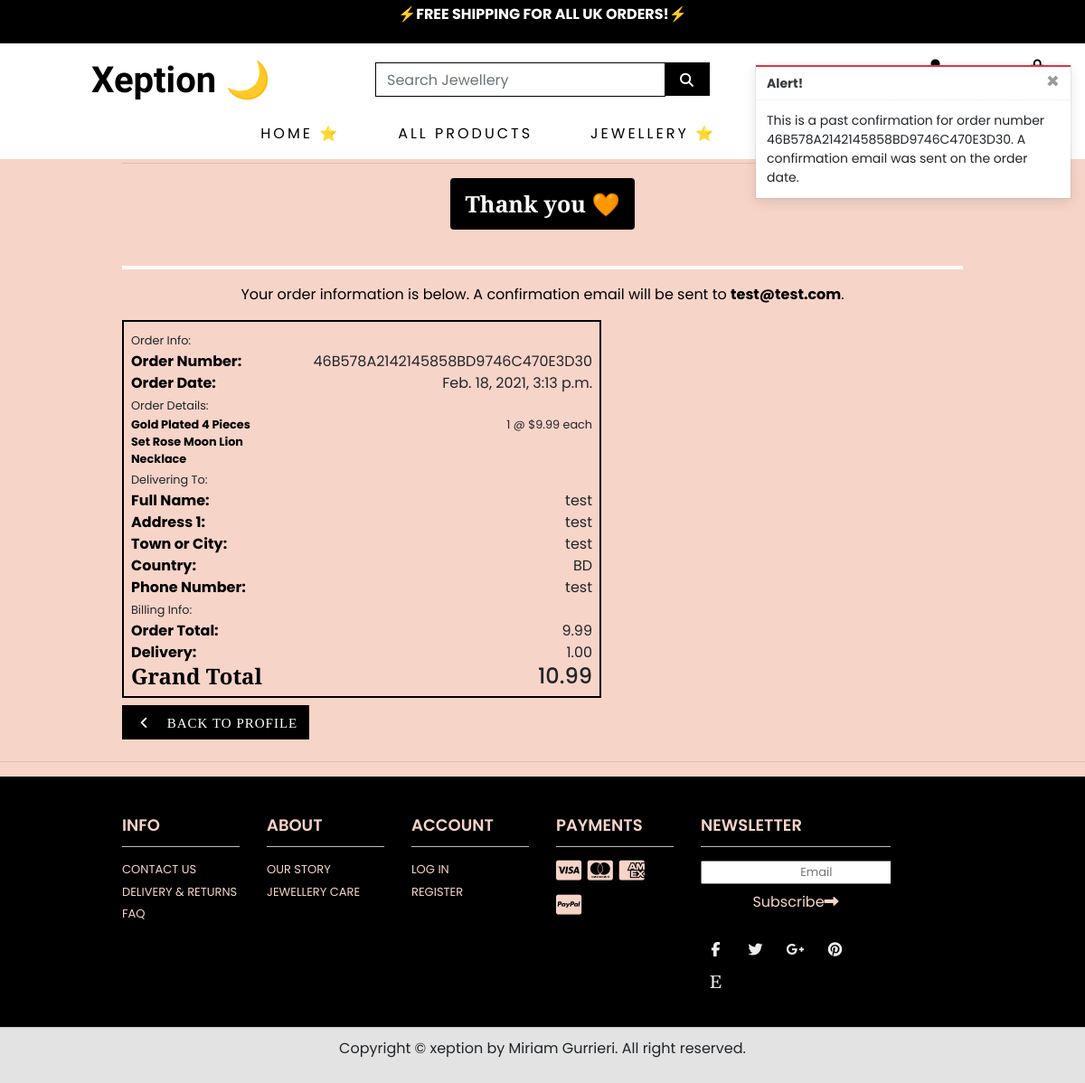
/profile/order_history/46B578A2142145858BD9746C470E3D30, run on the app's committed database.
### checkout/models.py (models this page shows, shortened)
class Order(models.Model):
    order_number = models.CharField(max_length=32, null=False, editable=False)
    user_profile = models.ForeignKey(UserProfile, on_delete=models.SET_NULL,
                                     null=True, blank=True, related_name='orders')
    full_name = models.CharField(max_length=50, null=False, blank=False)
    email = models.EmailField(max_length=254, null=False, blank=False)
    phone_number = models.CharField(max_length=20, null=False, blank=False)
    country = CountryField(blank_label='Country *', null=False, blank=False)
    postcode = models.CharField(max_length=20, null=True, blank=True)
    town_or_city = models.CharField(max_length=40, null=False, blank=False)
    street_address1 = models.CharField(max_length=80, null=False, blank=False)
    street_address2 = models.CharField(max_length=80, null=True, blank=True)
    county = models.CharField(max_length=80, null=True, blank=True)
    date = models.DateTimeField(auto_now_add=True)
    delivery_cost = models.DecimalField(max_digits=6, decimal_places=2, null=False, default=0)
    order_total = models.DecimalField(max_digits=10, decimal_places=2, null=False, default=0)
    grand_total = models.DecimalField(max_digits=10, decimal_places=2, null=False, default=0)
    original_bag = models.TextField(null=False, blank=False, default='')
    stripe_pid = models.CharField(max_length=254, null=False, blank=False, default='')

class OrderLineItem(models.Model):
    order = models.ForeignKey(Order, null=False, blank=False, on_delete=models.CASCADE, related_name='lineitems')
    product = models.ForeignKey(Product, null=False, blank=False, on_delete=models.CASCADE)
    quantity = models.IntegerField(null=False, blank=False, default=0)
    lineitem_total = models.DecimalField(max_digits=6, decimal_places=2, null=False, blank=False, editable=False)

### products/models.py (models this page shows, shortened)
class Product(models.Model):
    category = models.ForeignKey('Category', null=True, blank=True, on_delete=models.SET_NULL)
    sku = models.CharField(max_length=254, null=True, blank=True)
    name = models.CharField(max_length=254)
    description = models.TextField()
    price = models.DecimalField(max_digits=6, decimal_places=2)
    rating = models.DecimalField(max_digits=6, decimal_places=2, null=True, blank=True)
    image_url = models.URLField(max_length=1024, null=True, blank=True)
    image = models.ImageField(null=True, blank=True)

### profiles/views.py (the view)
# urls.py: path('order_history/<order_number>', views.order_history, name='order_history'),
def order_history(request, order_number):
    order = get_object_or_404(Order, order_number=order_number)
    messages.info(request, (
        f'This is a past confirmation for order number {order_number}. '
        'A confirmation email was sent on the order date.'
    ))
    template = 'checkout/checkout_success.html'
    context = {
        'order': order,
        'from_profile': True,
    }
    return render(request, template, context)

### bag/contexts.py (called while the page is built, shortened)
def bag_contents(request):
    bag_items = []
    total = 0
    product_count = 0
    bag = request.session.get('bag', {})
    if total < settings.FREE_DELIVERY_THRESHOLD:
        delivery = total * Decimal(settings.STANDARD_DELIVERY_PERCENTAGE / 100)
        free_delivery_delta = settings.FREE_DELIVERY_THRESHOLD - total
    else:
        delivery = 0
        free_delivery_delta = 0
    grand_total = delivery + total
    context = {
        'bag_items': bag_items,
        'total': total,
        'product_count': product_count,
        'delivery': delivery,
        'free_delivery_delta': free_delivery_delta,
        'free_delivery_threshold': settings.FREE_DELIVERY_THRESHOLD,
        'grand_total': grand_total,
    }
    return context

### checkout/templates/checkout/checkout_success.html (shortened to what this page needs)
{% extends "base.html" %}
{% load static %}
{% block extra_css %}
    <link rel="stylesheet" href="{% static 'checkout/css/checkout.css' %}">
{% endblock %}
{% block page_header %}
    <div class="container header-container">
    </div>
{% endblock %}
{% block content %}
    <div class="overlay"></div>
    <div class="container">
        <div class="row">
            <div class="col text-center">
                <hr>
                <a class="category-badge text-decoration-none ">
                        <span class="p-3 mb-4 logo-font badge badge-white text-white bg-black text-center" style="font-size: 25px; font-family: 'Prata', serif;">Thank you &#129505;</span>
                    </a>
                <hr style="border: 2px white solid;">
                <p class="text-black">Your order information is below. A confirmation email will be sent to <strong>{{ order.email }}</strong>.</p>
            </div>
        </div>
        <div class="row">
            <div class="col-12 col-lg-7">
                <div class="order-confirmation-wrapper p-2" style="border: 2px solid black;">
                    <div class="row">
                        <div class="col">
                            <small>Order Info:</small>
                        </div>
                    </div>
                    <div class="row">
                        <div class="col-12 col-md-4">
                            <p class="mb-0 text-black font-weight-bold">Order Number:</p>
                        </div>
                        <div class="col-12 col-md-8 text-md-right">
                            <p class="mb-0">{{ order.order_number }}</p>
                        </div>
                    </div>
                    <div class="row">
                        <div class="col-12 col-md-4">
                            <p class="mb-0 text-black font-weight-bold">Order Date:</p>
                        </div>
                        <div class="col-12 col-md-8 text-md-right">
                            <p class="mb-0">{{ order.date }}</p>
                        </div>
                    </div>
                    <div class="row">
                        <div class="col">
                            <small>Order Details:</small>
                        </div>
                    </div>
                    {% for item in order.lineitems.all %}
                    <div class="row">
                        <div class="col-12 col-md-4">
                            <p class="small mb-0 text-black font-weight-bold">
                                {{ item.product.name }}{% if item.product_size %} - Size {{ item.product.size|upper }}{% endif %}
                            </p>
                        </div>
                        <div class="col-12 col-md-8 text-md-right">
                            <p class="small mb-0">{{ item.quantity }} @ ${{ item.product.price }} each</p>
                        </div>
                    </div>
                    {% endfor %}
                    <div class="row">
                        <div class="col">
                            <small >Delivering To:</small>
                        </div>
                    </div>
                    <div class="row">
                        <div class="col-12 col-md-4">
                            <p class="mb-0 text-black font-weight-bold">Full Name:</p>
                        </div>
                        <div class="col-12 col-md-8 text-md-right">
                            <p class="mb-0">{{ order.full_name }}</p>
                        </div>
                    </div>
                    <div class="row">
                        <div class="col-12 col-md-4">
                            <p class="mb-0 text-black font-weight-bold">Address 1:</p>
                        </div>
                        <div class="col-12 col-md-8 text-md-right">
                            <p class="mb-0">{{ order.street_address1 }}</p>
                        </div>
                    </div>
                    <div class="row">
                        <div class="col-12 col-md-4">
                            <p class="mb-0 text-black font-weight-bold">Town or City:</p>
                        </div>
                        <div class="col-12 col-md-8 text-md-right">
                            <p class="mb-0">{{ order.town_or_city }}</p>
                        </div>
                    </div>
                    <div class="row">
                        <div class="col-12 col-md-4">
                            <p class="mb-0 text-black font-weight-bold">Country:</p>
                        </div>
                        <div class="col-12 col-md-8 text-md-right">
                            <p class="mb-0">{{ order.country }}</p>
                        </div>
                    </div>
                    <div class="row">
                        <div class="col-12 col-md-4">
                            <p class="mb-0 text-black font-weight-bold">Phone Number:</p>
                        </div>
                        <div class="col-12 col-md-8 text-md-right">
                            <p class="mb-0">{{ order.phone_number }}</p>
                        </div>
                    </div>
                    <div class="row">
                        <div class="col">
                            <small>Billing Info:</small>
                        </div>
                    </div>
                    <div class="row">
                        <div class="col-12 col-md-4">
                            <p class="mb-0 text-black font-weight-bold">Order Total:</p>
                        </div>
                        <div class="col-12 col-md-8 text-md-right">
                            <p class="mb-0">{{ order.order_total }}</p>
                        </div>
                    </div>
                    <div class="row">
                        <div class="col-12 col-md-4">
                            <p class="mb-0 text-black font-weight-bold">Delivery:</p>
                        </div>
                        <div class="col-12 col-md-8 text-md-right">
                            <p class="mb-0">{{ order.delivery_cost }}</p>
                        </div>
                    </div>
                    <div class="row">
                        <div class="col-12 col-md-4">
                            <h4 class="mb-0 text-black font-weight-bold" style="font-family: 'prata', serif;">Grand Total</h4>
                        </div>
                        <div class="col-12 col-md-8 text-md-right">
                            <h4 class="mb-0">{{ order.grand_total }}</h4>
                        </div>
                    </div>
                </div>
            </div>
        </div>
        <div class="row">
			<div class="col-12 col-lg-7 text-right">
                {% if from_profile %}
                    <a href="{% url 'profile' %}" class="btn btn-black rounded-0 my-2 float-left">
                        <span class="icon mr-2">
                            <i class="fas fa-angle-left"></i>
                        </span>
                        <span class="text-uppercase">Back to Profile</span>
                    </a>
                {% endif %}
			</div>
		</div>
    </div>
{% endblock %}

### static/css/base.css (style rules this page uses)
body { font-family: 'Poppins', serif; background-color: #F7D4C8; height: calc(100vh - 164px); }
.icon { align-items: center; display: inline-flex; justify-content: center; height: 1.5rem; width: 1.5rem; }
.btn-black { background: black; color: white; font-family: 'prata', serif; font-size: 15px; letter-spacing: 1px; }
.text-black { color: #000 !important; }
.bg-black { background: #000 !important; }
.overlay { height: 100%; width: 100%; top: 0; left: 0; position: fixed; background: white; z-index: -1; }
.overlay { height: 100%; width: 100%; top: 0; left: 0; position: fixed; background: #F7D4C8; z-index: -1; }
@media (min-width: 1200px) { .container { max-width: 80%; } }
@media (min-width: 992px) { .header-container { padding-top: 164px; } }

### data on the page
Order: email "test@test.com", order_number "46B578A2142145858BD9746C470E3D30", date "Feb. 18, 2021, 3:13 p.m.", full_name "test", street_address1 "test", town_or_city "test", country "BD", phone_number "test", order_total "9.99", delivery_cost "1.00", grand_total "10.99"
OrderLineItem: product.name "Gold Plated 4 Pieces Set Rose Moon Lion Necklace", quantity "1", product.price "9.99"

### other printed values
{{ message }} "This is a past confirmation for order number 46B578A2142145858BD9746C470E3D30. A confirmation email was sent on the order date."
